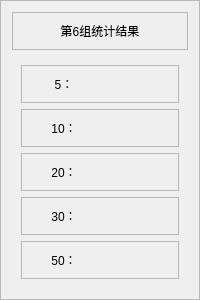
       <widget class="QFrame" name="frame_51">
        <property name="frameShape">
         <enum>QFrame::StyledPanel</enum>
        </property>
        <property name="frameShadow">
         <enum>QFrame::Raised</enum>
        </property>
        <layout class="QGridLayout" name="gridLayout">
         <item row="0" column="0">
          <widget class="QFrame" name="frame14">
           <property name="maximumSize">
            <size>
             <width>16777215</width>
             <height>50</height>
            </size>
           </property>
           <property name="frameShape">
            <enum>QFrame::StyledPanel</enum>
           </property>
           <property name="frameShadow">
            <enum>QFrame::Raised</enum>
           </property>
           <layout class="QGridLayout" name="gridLayout_53">
            <item row="0" column="0">
             <widget class="QLabel" name="label_80">
              <property name="text">
               <string>第6组统计结果</string>
              </property>
              <property name="alignment">
               <set>Qt::AlignCenter</set>
              </property>
             </widget>
            </item>
           </layout>
          </widget>
         </item>
         <item row="1" column="0">
          <widget class="QWidget" name="widget_8" native="true">
           <layout class="QGridLayout" name="gridLayout_54">
            <item row="0" column="0">
             <widget class="QFrame" name="frame_53">
              <property name="frameShape">
               <enum>QFrame::StyledPanel</enum>
              </property>
              <property name="frameShadow">
               <enum>QFrame::Raised</enum>
              </property>
              <layout class="QGridLayout" name="gridLayout_55">
               <item row="0" column="0">
                <widget class="QLabel" name="label_81">
                 <property name="layoutDirection">
                  <enum>Qt::LeftToRight</enum>
                 </property>
                 <property name="text">
                  <string>5：</string>
                 </property>
                 <property name="alignment">
                  <set>Qt::AlignCenter</set>
                 </property>
                </widget>
               </item>
               <item row="0" column="1">
                <widget class="QLabel" name="label6_1">
                 <property name="text">
                  <string/>
                 </property>
                 <property name="alignment">
                  <set>Qt::AlignCenter</set>
                 </property>
                </widget>
               </item>
              </layout>
             </widget>
            </item>
            <item row="1" column="0">
             <widget class="QFrame" name="frame_54">
              <property name="frameShape">
               <enum>QFrame::StyledPanel</enum>
              </property>
              <property name="frameShadow">
               <enum>QFrame::Raised</enum>
              </property>
              <layout class="QGridLayout" name="gridLayout_56">
               <item row="0" column="0">
                <widget class="QLabel" name="label_83">
                 <property name="text">
                  <string>10：</string>
                 </property>
                 <property name="alignment">
                  <set>Qt::AlignCenter</set>
                 </property>
                </widget>
               </item>
               <item row="0" column="1">
                <widget class="QLabel" name="label6_2">
                 <property name="text">
                  <string/>
                 </property>
                 <property name="alignment">
                  <set>Qt::AlignCenter</set>
                 </property>
                </widget>
               </item>
              </layout>
             </widget>
            </item>
            <item row="2" column="0">
             <widget class="QFrame" name="frame_55">
              <property name="frameShape">
               <enum>QFrame::StyledPanel</enum>
              </property>
              <property name="frameShadow">
               <enum>QFrame::Raised</enum>
              </property>
              <layout class="QGridLayout" name="gridLayout_57">
               <item row="0" column="0">
                <widget class="QLabel" name="label_85">
                 <property name="text">
                  <string>20：</string>
                 </property>
                 <property name="alignment">
                  <set>Qt::AlignCenter</set>
                 </property>
                </widget>
               </item>
               <item row="0" column="1">
                <widget class="QLabel" name="label6_3">
                 <property name="text">
                  <string/>
                 </property>
                 <property name="alignment">
                  <set>Qt::AlignCenter</set>
                 </property>
                </widget>
               </item>
              </layout>
             </widget>
            </item>
            <item row="3" column="0">
             <widget class="QFrame" name="frame_56">
              <property name="frameShape">
               <enum>QFrame::StyledPanel</enum>
              </property>
              <property name="frameShadow">
               <enum>QFrame::Raised</enum>
              </property>
              <layout class="QGridLayout" name="gridLayout_58">
               <item row="0" column="0">
                <widget class="QLabel" name="label_87">
                 <property name="text">
                  <string>30：</string>
                 </property>
                 <property name="alignment">
                  <set>Qt::AlignCenter</set>
                 </property>
                </widget>
               </item>
               <item row="0" column="1">
                <widget class="QLabel" name="label6_4">
                 <property name="text">
                  <string/>
                 </property>
                 <property name="alignment">
                  <set>Qt::AlignCenter</set>
                 </property>
                </widget>
               </item>
              </layout>
             </widget>
            </item>
            <item row="4" column="0">
             <widget class="QFrame" name="frame_57">
              <property name="frameShape">
               <enum>QFrame::StyledPanel</enum>
              </property>
              <property name="frameShadow">
               <enum>QFrame::Raised</enum>
              </property>
              <layout class="QGridLayout" name="gridLayout_59">
               <item row="0" column="0">
                <widget class="QLabel" name="label_89">
                 <property name="text">
                  <string>50：</string>
                 </property>
                 <property name="alignment">
                  <set>Qt::AlignCenter</set>
                 </property>
                </widget>
               </item>
               <item row="0" column="1">
                <widget class="QLabel" name="label6_5">
                 <property name="text">
                  <string/>
                 </property>
                 <property name="alignment">
                  <set>Qt::AlignCenter</set>
                 </property>
                </widget>
               </item>
              </layout>
             </widget>
            </item>
           </layout>
          </widget>
         </item>
        </layout>
       </widget>
